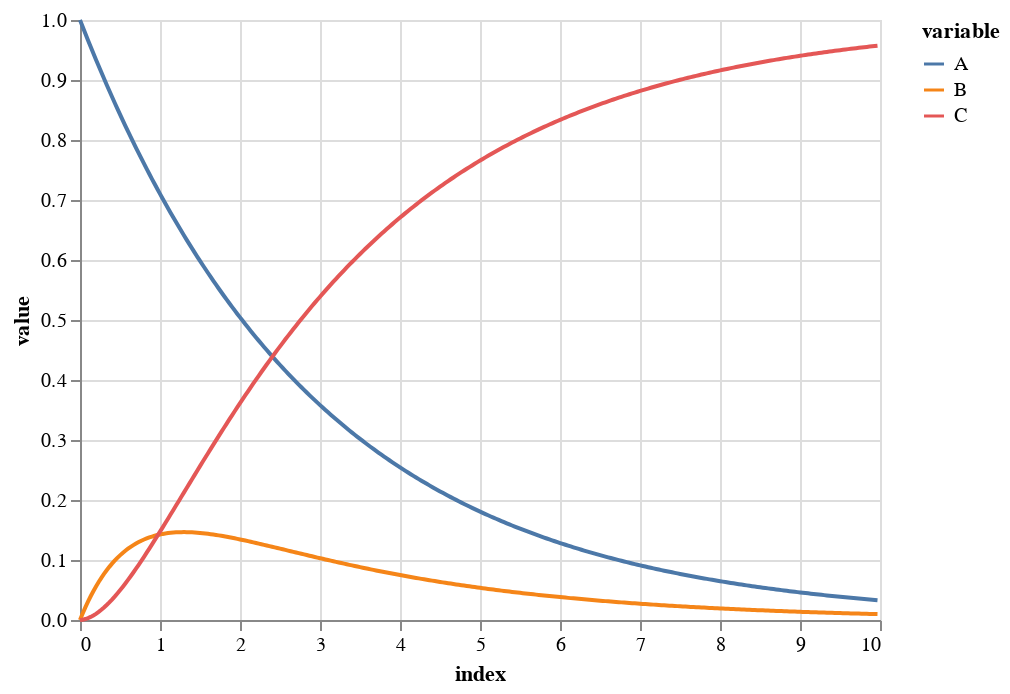

Source (notebook cell):
### Code cell
alt.Chart(Zdfg).mark_line().encode(
  alt.X('index:Q'),
  alt.Y('value:Q'),
  alt.Color('variable:N')
)

### Figure 1 — Vega-Lite specification as saved in the notebook (floating-point values rounded to 4 significant figures; data arrays with more than 128 entries replaced by an {"elided": "..."} marker saying what was removed)
{"config": {"view": {"continuousWidth": 400, "continuousHeight": 300}}, "data": {"name": "data-19ac7bb179924e3661f944f7d85bb7a1"}, "mark": "line", "encoding": {"color": {"type": "nominal", "field": "variable"}, "x": {"type": "quantitative", "field": "index"}, "y": {"type": "quantitative", "field": "value"}}, "$schema": "https://vega.github.io/schema/vega-lite/v4.8.1.json", "datasets": {"data-19ac7bb179924e3661f944f7d85bb7a1": {"elided": "900 records"}}}
